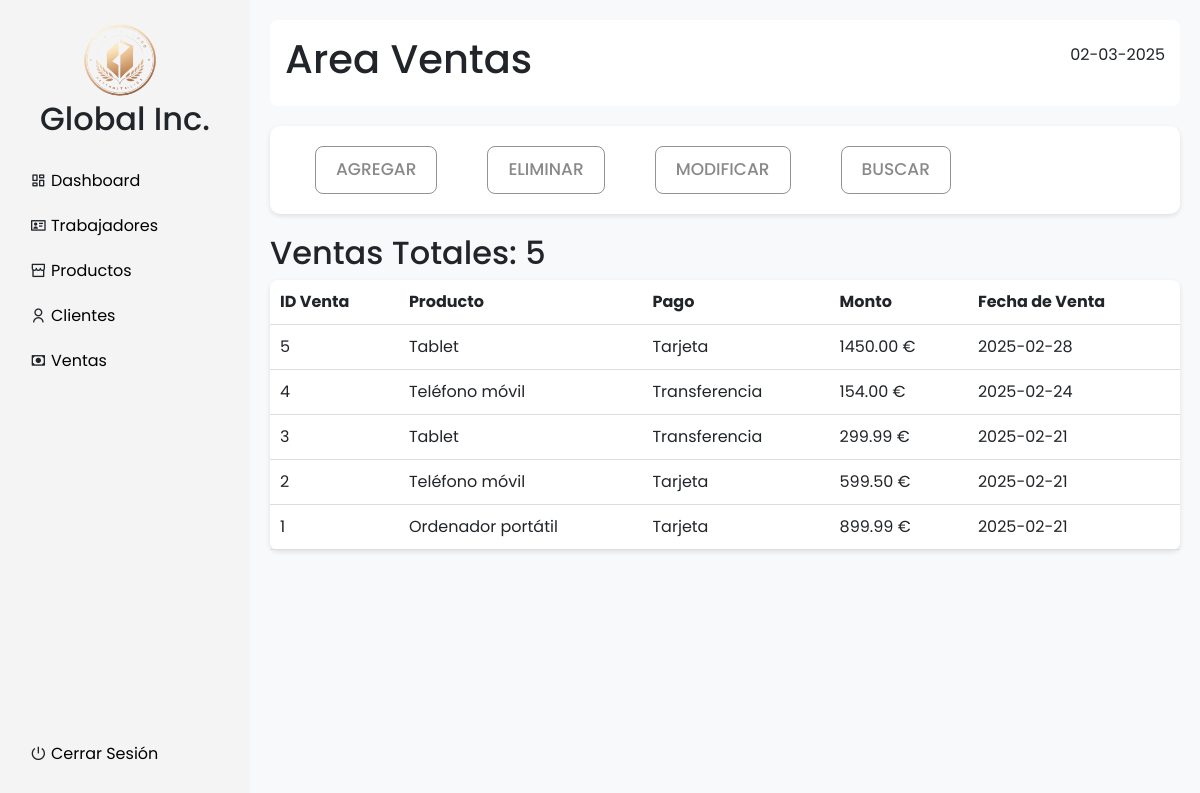
The app's page /ventas.php (signed in) with its own data.
### tables this page shows
CREATE TABLE `ventas` (
  `cod` int(10) NOT NULL,
  `dni_cliente` varchar(9) DEFAULT NULL,
  `cod_trabajador` int(3) DEFAULT NULL,
  `cod_producto` int(3) DEFAULT NULL,
  `cantidad` int(11) NOT NULL,
  `cod_tipo_pago` int(10) DEFAULT NULL,
  `monto` decimal(10,2) NOT NULL,
  `fecha_venta` date DEFAULT curdate()
);

CREATE TABLE `productos` (
  `cod` int(3) NOT NULL,
  `descripcion` varchar(50) DEFAULT NULL,
  `cantidad` int(5) DEFAULT NULL
);

CREATE TABLE `tipo_pago` (
  `cod` int(2) NOT NULL,
  `descripcion` varchar(20) DEFAULT NULL
);

### ventas.php (the view, shortened to what this page needs)
<?php
include('conexion.php');
@$filtro = "FALSE";
?>
<?php
@$administrador = $_SESSION["administer"];
?>
<!DOCTYPE html>
<html lang="es">
<head>
    <link rel="stylesheet" href="https://cdnjs.cloudflare.com/ajax/libs/remixicon/4.6.0/remixicon.css">
    <link href="https://cdn.jsdelivr.net/npm/bootstrap@5.3.3/dist/css/bootstrap.min.css" rel="stylesheet">
    <link rel="stylesheet" href="css/style.css">
    </head>
<body>
    <div class="contenedor">
        <aside class="sidebar">
            <img src="src/logo.png" alt="logo de la empresa" class="logo-empresa">
            <h2>Global Inc.</h2>
            <ul>
                <li><i class="ri-dashboard-line"></i><a
                <?php
                if($administrador == 1){
                    echo 'href="inicioAdmin.php"';
                } else{
                    echo 'href="inicioNormal.php"';
                }
                ?>> Dashboard</a></li>
                <?php
                if($administrador == 1){
                    echo '<li><i class="ri-id-card-line"></i><a href="trabajadores.php"> Trabajadores</a></li>';
                    echo '<li><i class="ri-store-line"></i><a href="productos.php"> Productos</a></li>';
                }
                ?>
                <li><i class="ri-user-line"></i><a href="clientes.php"> Clientes</a></li>
                <li><i class="ri-cash-line"></i><a href="ventas.php"> Ventas</a></li>
                <li><i class="ri-shut-down-line"></i><a href="logout.php"> Cerrar Sesión</a></li>
            </ul>
        </aside>
        <main class="contenido-principal">
            <header>
                <h1>Area Ventas</h1>
                <p>
                    <?php
                        $query = "SELECT DATE_FORMAT(CURRENT_DATE, '%d-%m-%Y') AS dia_actual;";
                        $resultado = mysqli_query($conexion, $query);
                        $datos = mysqli_fetch_assoc($resultado);
                        echo $datos["dia_actual"]
                    ?>
                </p>
            </header>
            <section class="stats">
                <div class="acciones">
                    <div>
                        <button type="button" class="btn btn-primary" data-bs-toggle="modal" data-bs-target="#AgregarModal">
                          Agregar
                        </button>
                    </div>
                    <div>
                        <button type="button" class="btn btn-primary" data-bs-toggle="modal" data-bs-target="#EliminarModal">
                          Eliminar
                        </button>
                    </div>
                    <div>
                        <button type="button" class="btn btn-primary" data-bs-toggle="modal" data-bs-target="#ModModal">
                          Modificar
                        </button>
                    </div>
                    <div>
                        <button type="button" class="btn btn-primary" data-bs-toggle="modal" data-bs-target="#BuscarModal">
                          Buscar
                        </button>
                    </div>
                </div>
            </section>
            <section class="orders">
                <h2>Ventas Totales: <?php
                            $query = "SELECT COUNT(*) AS ventas_totales FROM ventas;";
                            $resultado = mysqli_query($conexion, $query);
                            $datos = mysqli_fetch_assoc($resultado);
                            echo $datos["ventas_totales"]
                        ?></h2>
                <table>
                    <thead>
                        <th>ID Venta</th>
                        <th>Producto</th>
                        <th>Pago</th>
                        <th>Monto</th>
                        <th>Fecha de Venta</th>
                    </thead>
                    <tbody>
                        <?php
                            if($filtro == "FALSE"){
                            $query = "SELECT p.descripcion AS nombre, v.cod AS id, tp.descripcion AS tipo, v.monto AS monto, v.fecha_venta AS fecha
                                        FROM ventas AS v, tipo_pago AS tp, productos AS p
                                        WHERE v.cod_tipo_pago = tp.cod
                                        AND v.cod_producto = p.cod
                                        ORDER BY id DESC";
                            $resultado = mysqli_query($conexion, $query);
                            while ($row = mysqli_fetch_assoc($resultado)){
                                echo "<tr>
                                        <td>" . $row['id'] . "</td>
                                        <td>" . $row['nombre'] . "</td>
                                        <td>" . $row['tipo'] . "</td>
                                        <td>" . $row['monto'] . " €</td>
                                        <td>" . $row['fecha'] . "</td>
                                    </tr>";
                            }
                            }
                        ?>
                    </tbody>
                </table>
            </section>
        </main>
    </div>
</body>
</html>

### css/style.css (style rules this page uses)
* { margin: 0; padding: 0; box-sizing: border-box; font-family: "Poppins", sans-serif; }
.contenedor { display: flex; height: 100vh; }
.sidebar { width: 250px; background: #f4f4f4; padding: 20px; }
.logo-empresa { width: 80px; height: 80px; margin-left: 60px; }
.sidebar h2 { text-align: center; margin-bottom: 20px; }
.sidebar ul { list-style: none; padding: 0; }
.sidebar ul li { padding: 10px; cursor: pointer; }
.sidebar li:last-child { position: absolute; bottom: 1.5rem; }
a { text-decoration: none; color: black; }
.contenido-principal { flex: 1; padding: 20px; background: #f8f9fa; }
header { display: flex; justify-content: space-between; align-items: center; background: white; padding: 15px; border-radius: 8px; margin-bottom: 20px; }
.acciones { display: flex; flex: 1; background: white; padding: 20px; border-radius: 10px; text-align: center; box-shadow: 0px 2px 5px rgba(0, 0, 0, 0.1); position: relative; }
.acciones div { padding: 0 25px; }
.acciones div button { padding: 10px 20px; text-transform: uppercase; border-radius: 8px; font-size: 17px; font-weight: 500; color: #14131380; text-shadow: none; background: transparent; cursor: pointer; box-shadow: transparent; border: 1px solid #29282880; transition: 0.5s ease; }
.stats { display: flex; gap: 20px; }
.orders { margin-top: 20px; }
.orders table { width: 100%; background: white; border-radius: 8px; padding: 10px; box-shadow: 0px 2px 5px rgba(0, 0, 0, 0.1); border-collapse: collapse; }
.orders th, .orders td { padding: 10px; text-align: left; border-bottom: 1px solid #ddd; }

### records on screen
ventas: cod "5", cod_producto.descripcion "Tablet", cod_tipo_pago.descripcion "Tarjeta", monto "1450.00", fecha_venta "2025-02-28"
ventas: cod "4", cod_producto.descripcion "Teléfono móvil", cod_tipo_pago.descripcion "Transferencia", monto "154.00", fecha_venta "2025-02-24"
ventas: cod "3", cod_producto.descripcion "Tablet", cod_tipo_pago.descripcion "Transferencia", monto "299.99", fecha_venta "2025-02-21"
ventas: cod "2", cod_producto.descripcion "Teléfono móvil", cod_tipo_pago.descripcion "Tarjeta", monto "599.50", fecha_venta "2025-02-21"
ventas: cod "1", cod_producto.descripcion "Ordenador portátil", cod_tipo_pago.descripcion "Tarjeta", monto "899.99", fecha_venta "2025-02-21"

### other values on screen
$datos["dia_actual"] "02-03-2025"
$datos["ventas_totales"] "5"
